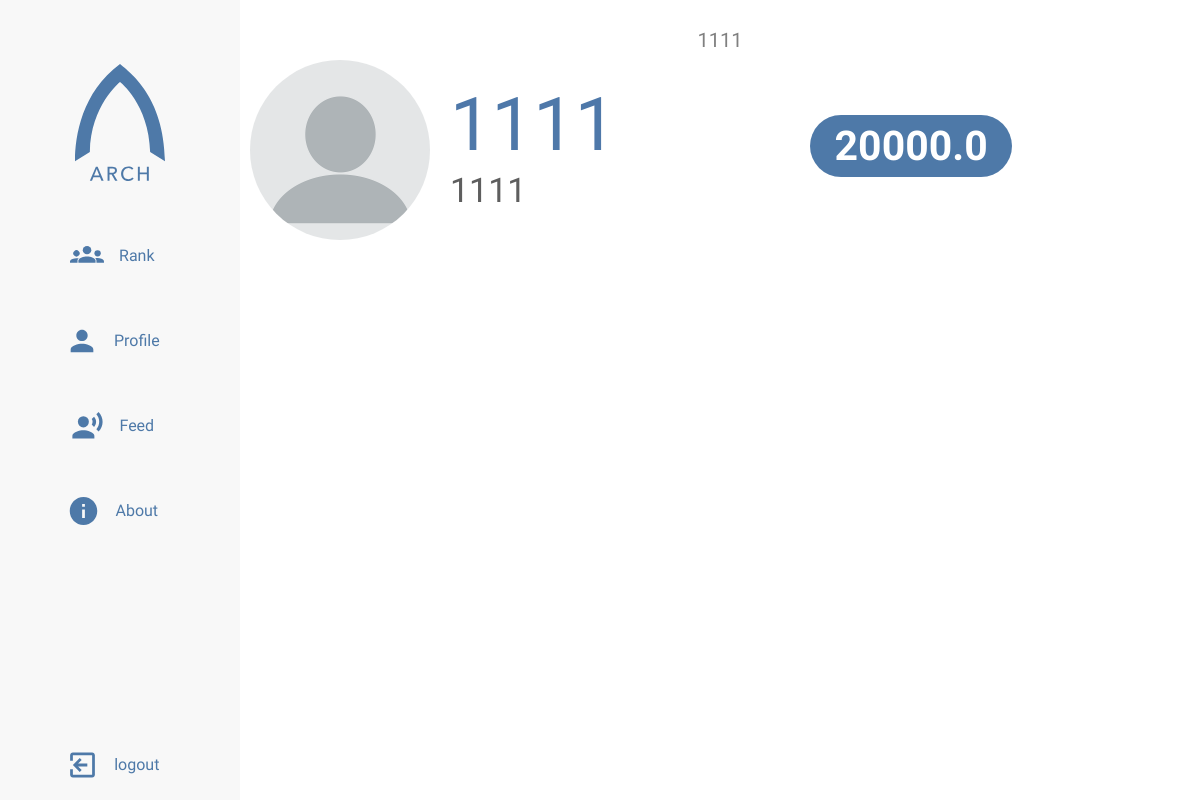
Page /profile/1111 (signed in) on the committed database.
### app/models.py (models this page shows, shortened)
class Citizen(db.Model, UserMixin):
    citizen_id = db.Column(db.String(12), primary_key=True)
    name = db.Column(db.String(64), index=True)
    eval_complete = db.Column(db.Integer)
    score = db.Column(db.Float)
    password_hash = db.Column(db.String(128))
    permission = db.Column(db.String(20), index=True, default='citizen')
    profile_image = db.Column(db.String(100))
    bio = db.Column(db.String(200))
    fav_leader = db.Column(db.String(30))
    income = db.Column(db.Integer)

### app/routes.py (the view)
@app.route('/profile/<citizen_id>')
@login_required
def profile(citizen_id):
    status_page = request.args.get('page', 1, type=int)
    citizen = Citizen.query.filter_by(citizen_id=citizen_id).first_or_404()
    title = citizen.name
    is_self = False
    all_status = Status.query.filter_by(citizen_id=citizen.citizen_id).order_by(
        Status.timestamp.desc()).paginate(
        status_page, 20, False)
    next = url_for('profile', citizen_id=citizen.citizen_id, status_page=all_status.next_num) \
        if all_status.has_next else None
    prev = url_for('profile', citizen_id=citizen.citizen_id, status_page=all_status.prev_num) \
        if all_status.has_prev else None
    if citizen_id == current_user.citizen_id:
        is_self = True
        title = 'My Profile'
    return render_template(
        'profile.html', title=title, citizen=citizen, is_self=is_self, status=all_status.items, next=next, prev=prev)

### app/models.py (called while the page is built)
@login.user_loader
def get_user(citizen_id):
    return Citizen.query.get(citizen_id)

### app/templates/profile.html (shortened to what this page needs)
{% extends "sidebar-base.html" %}
{% block style %}
<link rel="stylesheet" type="text/css" href="{{ url_for('static', filename='styles/profile.css') }}">
{% endblock %}
{% block content %}
     <div class="profilebox">
          <div class="pic-container">
          </div>
          <div class="info">
               <h1>{{ citizen.citizen_id }}</h1>
               <h2>{{ citizen.name }}</h2>
          </div>
          <div class="score">
               <h3 class="badge badge-pill">{{ citizen.score }}</h3>
          </div>
     </div>
{% endblock content %}

### app/templates/sidebar-base.html (shortened to what this page needs)
{% extends "base.html" %}
{% block head %}
    <link rel="stylesheet" type="text/css" href="{{ url_for('static', filename='styles/sidebar.css') }}">
    {% block style %}{% endblock %}
{% endblock %}
{% block body %}
    <div class="grid-container">
        <div class="menu-icon">
        </div>
        <div class="title">
            <p>{{ title }}</p>
        </div>
        <aside class="sidenav">
        <ul class="sidenav-list ">
            <img id="nav-logo" src="{{ url_for('static', filename='assets/logotext.svg') }}" alt="Arch">
            <li class="nav-item"><a class="nav-link" href="{{ url_for('rank') }}">
                <img id="rank-icon" class="nav-icon icon" src="{{ url_for('static', filename='assets/rankicon.svg') }}">
                <p>Rank</p>
            </a></li>
            <li class="nav-item"><a class="nav-link" href="{{ url_for('profile_home') }}">
                <img id="profile-icon" class="nav-icon icon" src="{{ url_for('static', filename='assets/profileicon.svg') }}">
                <p>Profile</p>
            </a></li>
            <li class="nav-item"><a class="nav-link" href="{{ url_for('feed') }}">
                <img id="feed-icon" class="nav-icon icon" src="{{ url_for('static', filename='assets/feedicon.svg') }}">
                <p>Feed</p>
            </a></li>
            <li class="nav-item"><a class="nav-link" href="{{ url_for('about') }}">
                    <img id="about-icon" class="nav-icon icon" src="{{ url_for('static', filename='assets/infoicon.svg') }}">
                    <p>About</p>
            </a></li>
            <li class="nav-item nav-log">
            {% if current_user.is_anonymous %}
                <a class="nav-link" href="{{ url_for('login') }}">
                    <img id="login-icon" class="nav-icon icon" src="{{ url_for('static', filename='assets/loginicon.svg') }}">
                    <p>Login</p>
                </a>
            {% else %}
            <a class="nav-link" href="{{ url_for('logout') }}">
                <img id="logout-icon" class="nav-icon icon" src="{{ url_for('static', filename='assets/logouticon.svg') }}">
                <p>logout</p>
            </a>
            {% endif %}
            </li>
            </ul>
        </aside>
        <div class="main">
            {% block content %} {% endblock content %}
        </div>
    </div>
{% endblock %}

### app/static/styles/main.css (style rules this page uses)
body { font-family: 'Questrial', sans-serif; overflow-x: hidden; margin: 0; padding: 0; box-sizing: border-box; }

### app/static/styles/sidebar.css (style rules this page uses)
.grid-container { display: grid; grid-template-columns: 1fr; grid-template-rows: 50px 1fr; grid-template-areas: "header" "main"; height: 100vh; }
.title { grid-area: header; justify-self: center; margin-top: 25px; font-size: 20px; color: #808080; }
.main { padding: 10px; grid-area: main; overflow-y: auto; overflow-x: hidden; }
.menu-icon { position: fixed; display: flex; top: 5px; left: 10px; align-items: center; justify-content: center; z-index: 1; cursor: pointer; padding: 12px; color: #4e79a8; }
.sidenav { grid-area: nav; display: flex; flex-direction: column; height: 100%; width: 100vw; position: fixed; overflow-y: auto; transform: translateX(-100vw); transition: all .4s ease-in-out; background-color: #f8f8f8; z-index: 3; }
.sidenav-list { padding: 0; margin: 0; list-style: none; }
@media only screen and (min-width: 750px) { .grid-container { grid-template-columns: 240px 1fr; grid-template-areas: "nav header" "nav main"; } }
@media only screen and (min-width: 750px) { .sidenav { width: 240px; position: relative; transform: translateX(0); } }
.sidenav ul { display: flex; align-items: center; flex-direction: column; height: 100vh; }
#nav-logo { width: 90px; margin-bottom: 5vh; margin-top: 8vh; }
.nav-item { width: 70%; margin-bottom: 15px; }
.nav-link { display: flex; justify-content: center; margin: 0; color: #4e79a8; height: 70px; }
.nav-icon { width: calc(10% + 20px); float: left; }
.nav-link p { margin: 15px; font-weight: lighter; }
.nav-log { margin-top: auto; margin-bottom: 0; }

### app/static/styles/profile.css (style rules this page uses)
.profilebox { display: grid; grid-template-columns: calc(100px + 10vmin) 1fr 1fr; grid-template-areas: "pic name score" }
.info { padding-left: 20px; align-self: center; }
.info h1 { font-size: calc(50px + 2vw); color: #4e78a9; margin: 0; }
.info h2 { font-size: calc(10px + 2vw); color: #5e5e5e; }
.score { grid-area: score; align-self: center; }
.score h3 { font-size: calc(5px + 3vw); text-align: center; }
.badge { background-color: #4e79a8; font-size: 1rem; color: white; }
.pic-container { width: calc(100px + 10vmin); height: calc(100px + 10vmin); }

### rows in the picture
Citizen: name "1111", citizen_id "1111", score "20000.0"
